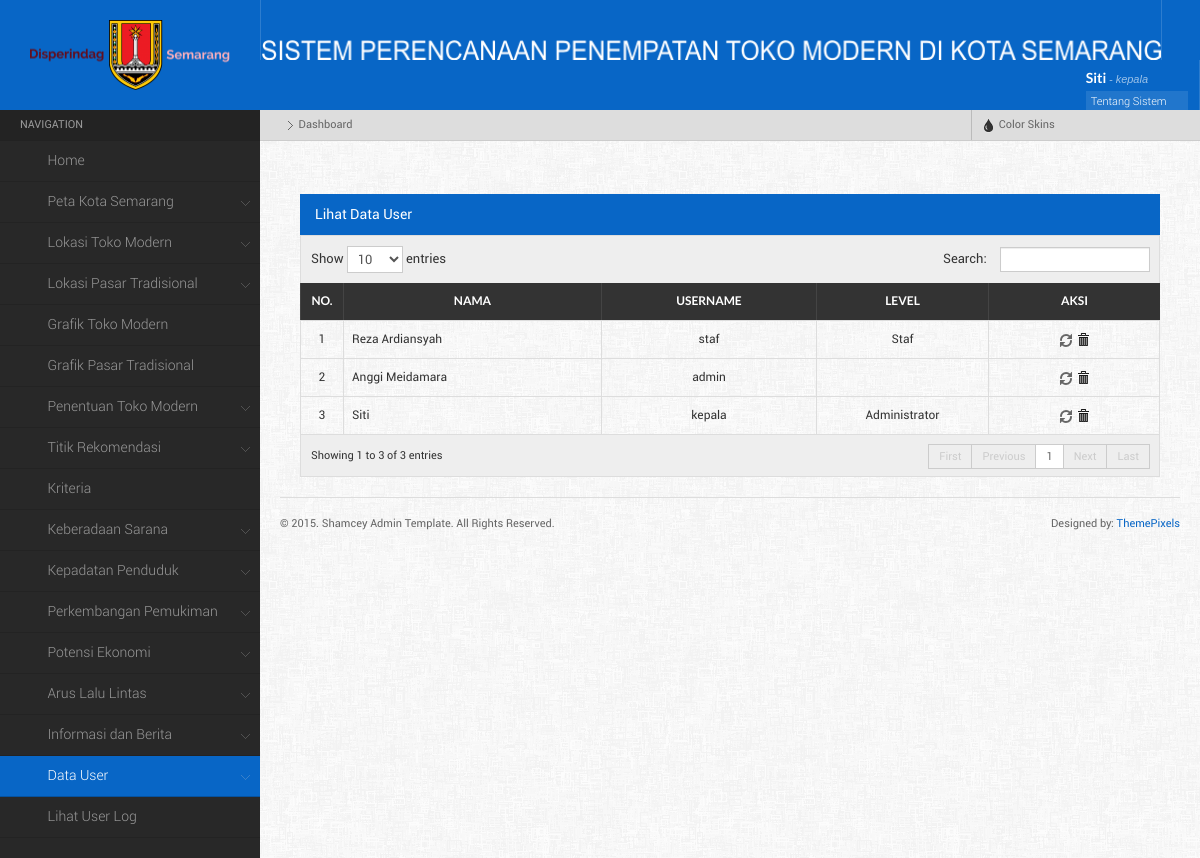
/main.php?menu=lihatUser (signed in), run on an earlier commit of the app's database.
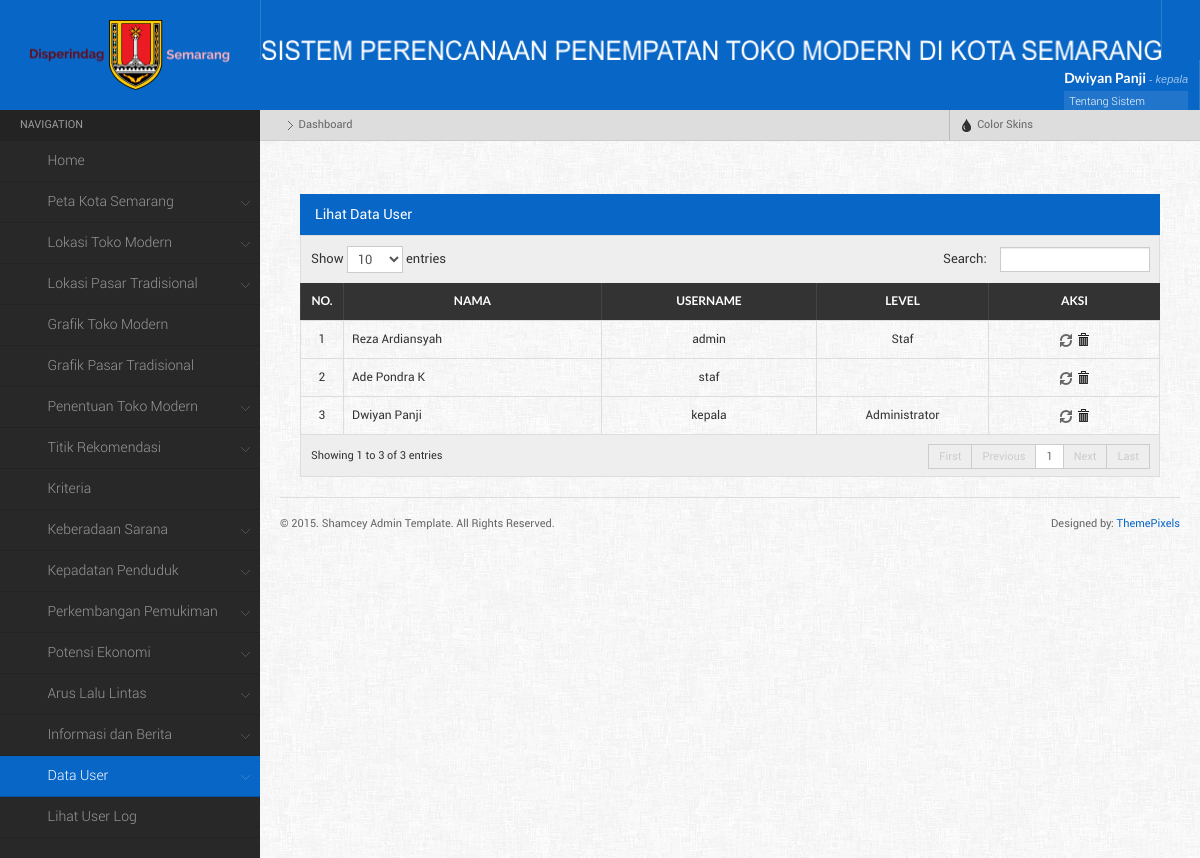
And on a later commit of the database.
### tables this page shows
CREATE TABLE IF NOT EXISTS `user` (
  `id_user` varchar(20) NOT NULL,
  `nama` varchar(50) NOT NULL,
  `username` varchar(50) NOT NULL,
  `password` varchar(100) NOT NULL,
  `level` int(11) NOT NULL,
  `foto` varchar(100) NOT NULL,
  PRIMARY KEY (`id_user`)
);

### component/lihat_user.php (the view, shortened to what the changed rows need)
<?php
	$query =mysql_query("SELECT * FROM user");
     echo "<div class=\"maincontent\">
            <div class=\"maincontentinner\">
                <h4 class=\"widgettitle\">Lihat Data User</h4>
                <table id=\"dyntable\" class=\"table table-bordered responsive\">
                    <thead>
                        <tr>
                            <th></th>
                            <th><center>No.</th>
                            <th><center>Nama</th>
                            <th><center>Username</th>
							<th><center>Level</th>
							<th><center>Aksi</th>
                        </tr>
                    </thead>
					<tbody>";
				$i = 1;
				function level ($lvl){
				if ($lvl==1){
					echo "Administrator";
				}else if ($lvl==2){
					echo "Staf";
				}else {
					}
				}
				while($pecah = mysql_fetch_array($query)){
				echo "<tr class=\" \">
					<td></td>
					<td style='width:5%;'><center>$i</td>
					<td style='width:30%;'>$pecah[nama]</td>
					<td style='width:25%;'><center>$pecah[username]</td>
					<td style='width:20%;'><center>"; level($pecah['level']);  echo "</td>
					<td class=\"center\" style=\"width: 60px;\"><center>
					<a href= \"main.php?menu=reset&kode=$pecah[id_user]&&username=$pecah[username]\" title=\"Reset password\" onClick=\"return confirm('Apakah Anda yakin ingin mereset password ini?')\"><i class=\" iconsweets-refresh3\"></i></a>
					<a href=\"main.php?menu=hapusUser&kode=$pecah[id_user]\" title=\"Hapus\" onClick=\"return confirm('Apakah Anda yakin ingin menghapus data ini?')\" class=\"icon-trash\"><i></i></a>
					</td>
			</tr>";
			$i++;
	};
	echo "</tbody>
	</table>
			</div>
	  </div>";
?>

### main.php (shortened to what the changed rows need)
<?php
if (empty($_SESSION['username']) AND empty ($_SESSION['id_user'])){
	echo "<meta http-equiv=\"refresh\" content=\"0; url=index.php\">";
}else{
?>
<html>
	<head>
		<link rel="stylesheet" href="css/style.default.css" type="text/css" />
		<link rel="stylesheet" href="css/responsive-tables.css">
		<link rel="stylesheet" href="css/bootstrap-fileupload.min.css" type="text/css" />
		<link rel="stylesheet" href="css/bootstrap-timepicker.min.css" type="text/css" />
	</head>
	<body>
		<?php
			function setActive($d){
				if(ISSET($_GET['menu'])){
					if($_GET['menu'] == $d){
						echo "class='active'";
					}
				}
			}
			function setActive1(){
			echo "active";
			}
		?>
	<div class="mainwrapper">
    <div class="header">
		<div class="logo">
			<img src="images/disperindag.png" alt="" style=" width:200px; height:70px; margin-top:-20px; !important" />
		</div>
			<div class="headerinner">
                <ul class="headmenu">
					<li>
						<img src="images/logo8.png" alt="" style=" width:900px; height:20px; margin-top:40px; !important"  />
					</li>
				<li class="right">
                    <div class="userloggedinfo">
                        <div class="userinfo">
                            <h5><?php echo $_SESSION['nama_user']; ?> <small>- <?php echo $_SESSION['username']; ?></small></h5>
                            <ul>
								<li> <a  data-toggle="modal" href="#myModal">Tentang Sistem <span class="iconfa-question-sign"></span></a></li>
                                <li><a href="main.php?menu=editProfile">Edit Profile <span class="iconfa-cog"></span></a></li>
                                <li><a href="logout.php">Sign Out <span class="iconfa-signout"></span></a></li>
                            </ul>
                        </div>
                    </div>
                </li>
				</ul>
			</div>
    </div>
    <div class="leftpanel">
        <div class="leftmenu">
            <ul class="nav nav-tabs nav-stacked">
            	<li class="nav-header">Navigation</li>
					<?php
						if($_SESSION['level'] == '1'){
					?>
						<li <?php setActive('dashboard');?>><a href="main.php"><span class="iconfa-home"></span>Home</a>
						</li>
						<li class="dropdown  <?php if (($_GET['menu'] == 'petaSemarang') || ($_GET['menu'] == 'petaSemarangapi')){ setActive1(); }?>"><a href=""><span class="iconfa-globe"></span>Peta Kota Semarang</a>
						</li>
						<li class="dropdown  <?php if (($_GET['menu'] == 'formToko') || ($_GET['menu'] == 'lihatToko')){ setActive1(); }?>"><a href=""><span class="iconfa-tags"></span>Lokasi Toko Modern</a>
						</li>
						<li class="dropdown  <?php if (($_GET['menu'] == 'formPasar') || ($_GET['menu'] == 'lihatPasar')){ setActive1(); }?>"><a href=""><span class="iconfa-shopping-cart"></span>Lokasi Pasar Tradisional</a>
						</li>
						<li <?php setActive('grafikToko');?>><a href="main.php?menu=grafikToko"><span class="iconfa-bar-chart"></span>Grafik Toko Modern</a>
						</li>
						<li <?php setActive('grafikPasar');?>><a href="main.php?menu=grafikPasar"><span class="iconfa-signal"></span>Grafik Pasar Tradisional</a>
						</li>
						<li class="dropdown  <?php if (($_GET['menu'] == 'penentuanToko') || ($_GET['menu'] == 'penentuanTokoall')){ setActive1(); }?>"><a href=""><span class="iconfa-map-marker"></span>Penentuan Toko Modern</a>
						</li>
						<li class="dropdown  <?php if (($_GET['menu'] == 'formTitik') || ($_GET['menu'] == 'lihatTitik')){ setActive1(); }?>"><a href=""><span class="iconfa-screenshot"></span>Titik Rekomendasi</a>
						</li>
						<li <?php setActive('lihatKriteria');?>><a href="main.php?menu=lihatKriteria"><span class="iconfa-wrench"></span>Kriteria</a>
						</li>
						<li class="dropdown  <?php if (($_GET['menu'] == 'formKeberadaan') || ($_GET['menu'] == 'lihatKeberadaan')){ setActive1(); }?>"><a href=""><span class="iconfa-umbrella"></span>Keberadaan Sarana</a>
						</li>
						<li class="dropdown  <?php if (($_GET['menu'] == 'formKepadatan') || ($_GET['menu'] == 'lihatKepadatan')){ setActive1(); }?>"><a href=""><span class="iconfa-th-large"></span>Kepadatan Penduduk</a>
						</li>
						<li class="dropdown  <?php if (($_GET['menu'] == 'formPerkembangan') || ($_GET['menu'] == 'lihatPerkembangan')){ setActive1(); }?>"><a href=""><span class="iconfa-th"></span>Perkembangan Pemukiman</a>
						</li>
						<li class="dropdown  <?php if (($_GET['menu'] == 'formPotensi') || ($_GET['menu'] == 'lihatPotensi')){ setActive1(); }?>"><a href=""><span class="iconfa-align-left"></span>Potensi Ekonomi</a>
						</li>
						<li class="dropdown  <?php if (($_GET['menu'] == 'formArus') || ($_GET['menu'] == 'lihatArus')){ setActive1(); }?>"><a href=""><span class="iconfa-road"></span>Arus Lalu Lintas</a>
						</li>
						<li class="dropdown  <?php if (($_GET['menu'] == 'formInfo') || ($_GET['menu'] == 'lihatInfo')){ setActive1(); }?>"><a href=""><span class="iconfa-info-sign"></span>Informasi dan Berita</a>
						</li>
						<li class="dropdown <?php if (($_GET['menu'] == 'formInputUser') || ($_GET['menu'] == 'lihatUser')){ setActive1(); }?>"><a href=""><span class="iconfa-user"></span>Data User</a>
						</li>
						<li <?php setActive('lihatLog');?>><a href="main.php?menu=lihatLog"><span class="iconfa-pencil"></span>Lihat User Log</a>
						</li>
						<?php }
						 ?>
			</ul>
        </div>
    </div>
    <div class="rightpanel">
        <ul class="breadcrumbs">
            <li><a href="main.php"><i class="iconfa-home"></i></a> <span class="separator"></span></li>
            <li>Dashboard</li>
			<li class="right">
                    <a href="" data-toggle="dropdown" class="dropdown-toggle"><i class="icon-tint"></i> Color Skins</a>
            </li>
        </ul>
        <div class="maincontent">
            <div class="maincontentinner" style='position:relative;'>
			<?php
			if(ISSET($_GET['menu'])){
				$d = $_GET['menu'];
				if($d == 'home'){
					include "component/home.php";
				}else if($d == 'dashboard'){
					include "main.php";
				}else if($d == 'editProfile'){
					include "component/editprofile.php";
				}else if($d == 'resetPass'){
					include "component/resetpass.php";
				}else if($d == 'formInputUser'){
					include "component/form_user.php";
				}else if($d == 'lihatUser'){
					include "component/lihat_user.php";
				}else if($d == 'reset'){
					include "component/resetpass.php";
				}else if($d == 'hapusUser'){
					include "component/hapus_user.php";
				}else if($d == 'lihatLog'){
					include "component/lihat_log.php";
				}else if($d == 'formTitik'){
					include "component/form_titik.php";
				}else if($d == 'lihatTitik'){
					include "component/lihat_titik.php";
				}else if($d == 'editTitik'){
					include "component/form_edit_titik.php";
				}else if($d == 'hapusTitik'){
					include "component/hapus_titik.php";
				}else if($d == 'lihatKriteria'){
					include "component/lihat_kriteria.php";
				}else if($d == 'editKriteria'){
					include "component/form_edit_kriteria.php";
				}else if($d == 'hapusKriteria'){
					include "component/hapus_kriteria.php";
				}else if($d == 'formKeberadaan'){
					include "component/form_keberadaan.php";
				}else if($d == 'lihatKeberadaan'){
					include "component/lihat_keberadaan.php";
				}else if($d == 'editKeberadaan'){
					include "component/form_edit_keberadaan.php";
				}else if($d == 'hapusKeberadaan'){
					include "component/hapus_keberadaan.php";
				}else if($d == 'formKepadatan'){
					include "component/form_kepadatan.php";
				}else if($d == 'lihatKepadatan'){
					include "component/lihat_kepadatan.php";
				}else if($d == 'editKepadatan'){
					include "component/form_edit_kepadatan.php";
				}else if($d == 'hapusKepadatan'){
					include "component/hapus_kepadatan.php";
				}else if($d == 'formPerkembangan'){
					include "component/form_perkembangan.php";
				}else if($d == 'lihatPerkembangan'){
					include "component/lihat_perkembangan.php";
				}else if($d == 'editPerkembangan'){
					include "component/form_edit_perkembangan.php";
				}else if($d == 'hapusPerkembangan'){
					include "component/hapus_perkembangan.php";
				}else if($d == 'formPotensi'){
					include "component/form_potensi.php";
				}else if($d == 'lihatPotensi'){
					include "component/lihat_potensi.php";
				}else if($d == 'editPotensi'){
					include "component/form_edit_potensi.php";
				}else if($d == 'hapusPotensi'){
					include "component/hapus_potensi.php";
				}else if($d == 'formArus'){
					include "component/form_arus.php";
				}else if($d == 'lihatArus'){
					include "component/lihat_arus.php";
				}else if($d == 'editArus'){
					include "component/form_edit_arus.php";
				}else if($d == 'hapusArus'){
					include "component/hapus_arus.php";
				}else if($d == 'formInfo'){
					include "component/form_info.php";
				}else if($d == 'lihatInfo'){
					include "component/lihat_info.php";
				}else if($d == 'editInfo'){
					include "component/form_edit_info.php";
				}else if($d == 'hapusInfo'){
					include "component/hapus_info.php";
				}else if($d == 'petaToko'){
					include "component/peta_toko.php";
				}else if($d == 'formToko'){
					include "component/form_toko.php";
				}else if($d == 'lihatToko'){
					include "component/lihat_toko.php";
				}else if($d == 'editToko'){
					include "component/form_edit_toko.php";
				}else if($d == 'hapusToko'){
					include "component/hapus_toko.php";
				}else if($d == 'petaPasar'){
					include "component/peta_pasar.php";
				}else if($d == 'formPasar'){
					include "component/form_pasar.php";
				}else if($d == 'lihatPasar'){
					include "component/lihat_pasar.php";
				}else if($d == 'editPasar'){
					include "component/form_edit_pasar.php";
				}else if($d == 'hapusPasar'){
					include "component/hapus_pasar.php";
				}else if($d == 'formGaleri'){
					include "component/form_galeri.php";
				}else if($d == 'lihatGaleri'){
					include "component/lihat_galeri.php";
				}else if($d == 'editGaleri'){
					include "component/form_edit_galeri.php";
				}else if($d == 'hapusGaleri'){
					include "component/hapus_galeri.php";
				}else if($d == 'formPegawai'){
					include "component/form_pegawai.php";
				}else if($d == 'lihatPegawai'){
					include "component/lihat_pegawai.php";
				}else if($d == 'editPegawai'){
					include "component/form_edit_pegawai.php";
				}else if($d == 'hapusPegawai'){
					include "component/hapus_pegawai.php";
				}else if($d == 'grafikToko'){
					include "component/grafik_toko.php";
				}else if($d == 'grafikPasar'){
					include "component/grafik_pasar.php";
				}else if($d == 'penentuanToko'){
					include "component/penentuan_toko.php";
				}else if($d == 'hasilHitung'){
					include "component/hasil.php";
				}else if($d == 'penentuanTokoall'){
					include "component/penentuan_tokoall.php";
				}else if($d == 'hasilHitungall'){
					include "component/hasilall.php";
				}else if($d == 'petaSemarangapi'){
					include "component/peta_api.php";
				}else if($d == 'petaSemarang'){
					include "component/peta.php";
				}
				else{
				echo"<h4 class='widgettitle'>Home</h4><div class='widgetcontent'> <img src='img/home7.jpg'/></div>";
				}
			}else{
				echo"<h4 class='widgettitle'>Home</h4><div class='widgetcontent'> <img src='img/home7.jpg'/></div>";
			};?>
                <div class="footer">
                    <div class="footer-left">
                        <span>&copy; 2015. Shamcey Admin Template. All Rights Reserved.</span>
                    </div>
                    <div class="footer-right">
                        <span>Designed by: <a href="http://themepixels.com/">ThemePixels</a></span>
                    </div>
                </div>
            </div>
        </div>
    </div>
	</div>
	</body>
</html>
<?php }?>

What changed in the data, as far as the page shows it:
removed user: nama "Anggi Meidamara", username "admin"
changed user "Reza Ardiansyah": username "staf" → "admin"
added user: nama "Ade Pondra K", username "staf"
changed user "kepala": nama "Siti" → "Dwiyan Panji"
Also different on the page:
$_SESSION['nama_user']: "Siti" → "Dwiyan Panji"
